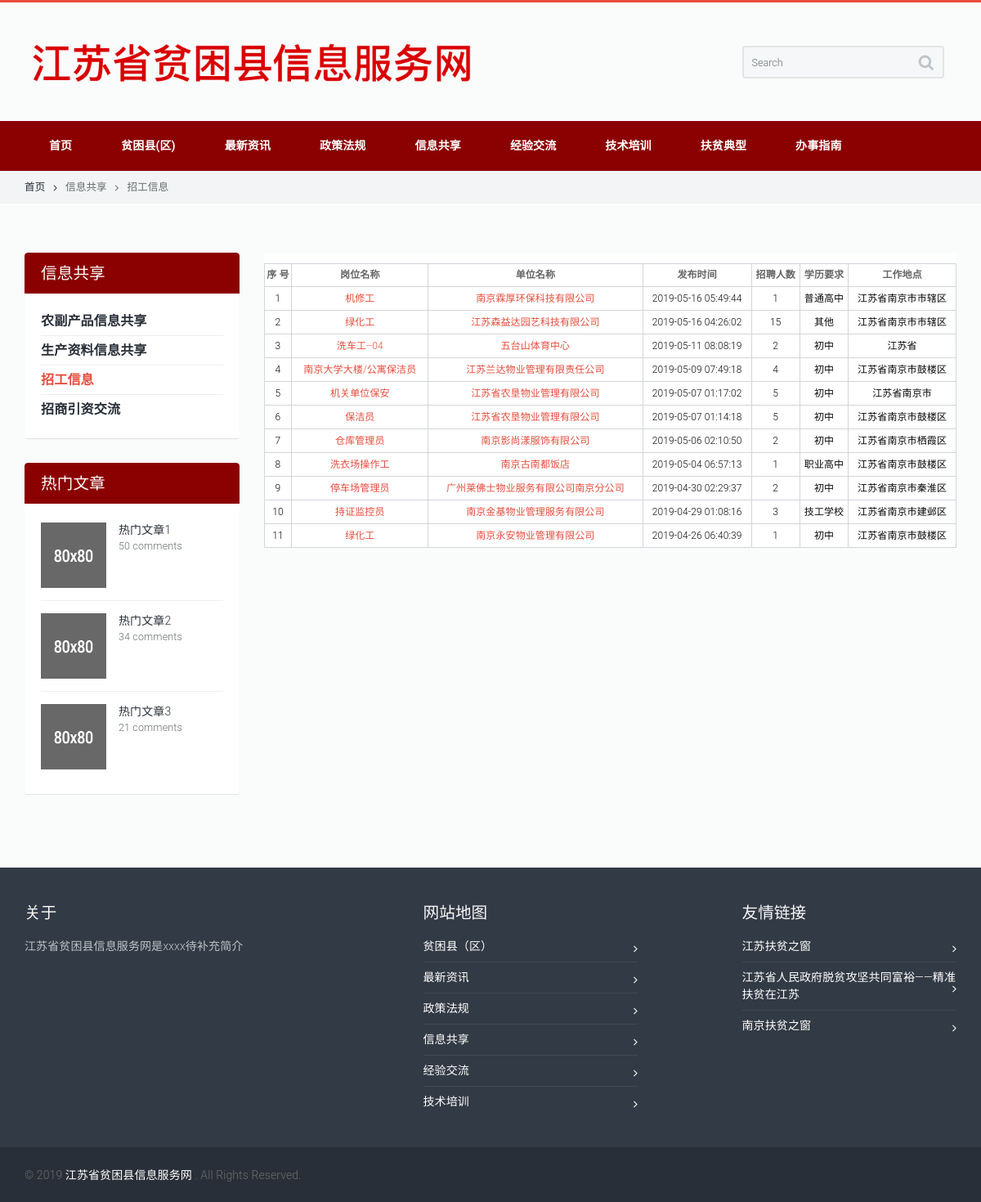
/list_hire.php, run on the app's committed database.
### tables this page shows
CREATE TABLE "menu" (
	 "id" integer NOT NULL PRIMARY KEY AUTOINCREMENT,
	 "father" integer,
	 "name" TEXT,
	 "fathername" TEXT,
	 "son" integer
);

CREATE TABLE "job" (
	 "id" INTEGER NOT NULL PRIMARY KEY AUTOINCREMENT,
	 "job_name" TEXT,
	 "com_name" TEXT,
	 "date" TEXT,
	 "job_num" INTEGER,
	 "job_limit" TEXT,
	 "job_place" TEXT,
	 "html" TEXT
);

### list_hire.php (the view, shortened to what this page needs)
<!doctype html>
<html lang="en">
	<head>
		<link rel="stylesheet" type="text/css" media="all" href="css/bootstrap.min.css">
		<link rel="stylesheet" type="text/css" media="all" href="css/owl.carousel.css">
		<link rel="stylesheet" type="text/css" media="all" href="css/owl.transitions.css">
		<link rel="stylesheet" type="text/css" media="all" href="css/style.css">
		<link rel="stylesheet" type="text/css" media="all" href="css/camera.css">
		<link rel="stylesheet" type="text/css" media="all" href="css/jquery.custom-scrollbar.css">
		<link href="css/font-awesome.min.css" rel="stylesheet">
        <link href="css/hire.css" rel="stylesheet">
	</head>
	<?php
            $db = new SQLite3('data/data.db');
            $menu_id = 3;
            $list_id = 3;
            $results = $db->query("select * from menu where father='$menu_id' and son='$list_id'");
            $v = $results->fetchArray();
            $menu_name = $v['fathername'];
            $list_name = $v['name'];
    ?>
	<body>
		<div class="wide_layout relative">
			<div id="head">
			</div>
			<section class="breadcrumbs">
				<div class="container">
					<ul class="horizontal_list clearfix bc_list f_size_medium">
						<li class="m_right_10 current"><a href="index.php" class="default_t_color">首页<i class="fa fa-angle-right d_inline_middle m_left_10"></i></a></li>
						<li><a href="list.php?menu_id=<?=$menu_id?>&list_id=1" class="default_t_color"><?=$menu_name?><i class="fa fa-angle-right d_inline_middle m_left_10 m_right_10"></i></a></li>
                        <li><a href="list.php?menu_id=<?=$menu_id?>&list_id=<?=$list_id?>" class="default_t_color"><?=$list_name?></a></li>
					</ul>
				</div>
			</section>
			<div class="page_content_offset">
				<div class="container">
					<div class="row clearfix">
						<aside class="col-lg-3 col-md-3 col-sm-3">
							<figure class="widget shadow r_corners wrapper m_bottom_30">
								<figcaption>
									<h3 class="color_light"><?=$menu_name?></h3>
								</figcaption>
								<ul class="widget_content">
									<ul class="categories_list">
										<?php
											$results = $db->query("select * from menu where father='$menu_id'");
											while ($v = $results->fetchArray()) {
												$current_list_name = $v['name'];
												$current_list_id = $v['son'];
												if ($current_list_id == $list_id) {
										?>
                                                    <li class="active">
                                                        <a href="list.php?menu_id=<?=$menu_id?>&list_id=<?=$current_list_id?>" class="f_size_large color_dark d_block">
                                                            <b><?=$current_list_name?></b>
                                                        </a>
                                                    </li>
										<?php   } else { ?>
                                                    <li>
                                                        <a href="list.php?menu_id=<?=$menu_id?>&list_id=<?=$current_list_id?>" class="f_size_large color_dark d_block">
                                                            <b><?=$current_list_name?></b>
                                                        </a>
                                                    </li>
                                        <?php
												}
                                            } ?>
									</ul>
								</ul>
							</figure>
							<figure class="widget shadow r_corners wrapper m_bottom_30">
								<figcaption>
									<h3 class="color_light">热门文章</h3>
								</figcaption>
								<div class="widget_content">
									<article class="clearfix m_bottom_15">
										<img src="images/article_img_1.jpg" alt="" class="f_left m_right_15 m_sm_bottom_10 f_sm_none f_xs_left m_xs_bottom_0">
										<a href="#" class="color_dark d_block bt_link p_vr_0">热门文章1</a>
										<p class="f_size_medium">50 comments</p>
									</article>
									<hr class="m_bottom_15">
									<article class="clearfix m_bottom_15">
										<img src="images/article_img_2.jpg" alt="" class="f_left m_right_15 m_sm_bottom_10 f_sm_none f_xs_left m_xs_bottom_0">
										<a href="#" class="color_dark d_block p_vr_0 bt_link">热门文章2</a>
										<p class="f_size_medium">34 comments</p>
									</article>
									<hr class="m_bottom_15">
									<article class="clearfix m_bottom_5">
										<img src="images/article_img_3.jpg" alt="" class="f_left m_right_15 m_sm_bottom_10 f_sm_none f_xs_left m_xs_bottom_0">
										<a href="#" class="color_dark d_block p_vr_0 bt_link">热门文章3</a>
										<p class="f_size_medium">21 comments</p>
									</article>
								</div>
							</figure>
						</aside>
						<section class="col-lg-9 col-md-9 col-sm-9">
                            <div class="content" style="width: 100%;">
                                <div class="con_main" style="width: 100%;">
                                    <div class="con_box2">
                                        <table border="0" align="left" cellpadding="0" cellspacing="0">
                                            <thead>
                                            <tr>
                                                <th class="text_center">
                                                    序 号
                                                </th>
                                                <th>
                                                    岗位名称
                                                </th>
                                                <th>
                                                    单位名称
                                                </th>
                                                <th>
                                                    发布时间
                                                </th>
                                                <th>
                                                    招聘人数
                                                </th>
                                                <th>
                                                    学历要求
                                                </th>
                                                <th>
                                                    工作地点
                                                </th>
                                            </tr>
                                            </thead>
                                            <tbody id="Records">
                                            <?php
                                                $results = $db->query("select * from job");
                                                while ($v = $results->fetchArray()) {
                                                    ?>
                                                    <tr class="first_line">
                                                        <td class="text_center">
                                                            <?=$v['id']?>
                                                        </td>
                                                        <td>
                                                            <a href="list_hire_article.php?job_id=<?=$v['id']?>" style="cursor:pointer;"><?=$v['job_name']?>
                                                            </a>
                                                        </td>
                                                        <td>
                                                            <a style="cursor:pointer;"><?=$v['com_name']?>
                                                            </a>
                                                        </td>
                                                        <td>
                                                            <?=$v['date']?>
                                                        </td>
                                                        <td>
                                                            <?=$v['job_num']?>
                                                        </td>
                                                        <td>
                                                            <?=$v['job_limit']?>
                                                        </td>
                                                        <td>
                                                            <?=$v['job_place']?>
                                                        </td>
                                                    </tr>
                                                    <?php
                                                }
                                            ?>
                                            </tbody>
                                        </table>
                                    </div>
                                </div>
                            </div>
						</section>
					</div>
				</div>
			</div>
			<div id="myfoot">
			</div>
		</div>
	</body>
</html>

### list_hire.php (style rules this page uses)
.content { width:738px; float:left; }
.con_main { float:left; background:#fff; }
.con_box2 { width:100%; margin-top:13px;color:#0a0a0a;overflow:hidden; }
.con_box2 table { width:100%;font-size:12px;border-collapse:collapse; }
.con_box2 table thead th { height:27px;line-height:27px; background:url(/jshrweb/jszj/resource/images/th_bg.gif) repeat-x;text-align:center;border:1px solid #D3D5DB; color:#666; font-weight:bold; }
.con_box2 table tbody td { height:28px;line-height:28px;text-align:center;border:1px solid #D3D5DB; }

### data on the page
menu: fathername "信息共享", name "招工信息"
menu: name "农副产品信息共享"
menu: name "生产资料信息共享"
menu: name "招商引资交流"
job: id "1", job_name "机修工", com_name "南京霖厚环保科技有限公司", date "2019-05-16 05:49:44", job_num "1", job_limit "普通高中", job_place "江苏省南京市市辖区"
job: id "2", job_name "绿化工", com_name "江苏森益达园艺科技有限公司", date "2019-05-16 04:26:02", job_num "15", job_limit "其他", job_place "江苏省南京市市辖区"
job: id "3", job_name "洗车工--04", com_name "五台山体育中心", date "2019-05-11 08:08:19", job_num "2", job_limit "初中", job_place "江苏省"
job: id "4", job_name "南京大学大楼/公寓保洁员", com_name "江苏兰达物业管理有限责任公司", date "2019-05-09 07:49:18", job_num "4", job_limit "初中", job_place "江苏省南京市鼓楼区"
job: id "5", job_name "机关单位保安", com_name "江苏省农垦物业管理有限公司", date "2019-05-07 01:17:02", job_num "5", job_limit "初中", job_place "江苏省南京市"
job: id "6", job_name "保洁员", com_name "江苏省农垦物业管理有限公司", date "2019-05-07 01:14:18", job_num "5", job_limit "初中", job_place "江苏省南京市鼓楼区"
job: id "7", job_name "仓库管理员", com_name "南京影尚漾服饰有限公司", date "2019-05-06 02:10:50", job_num "2", job_limit "初中", job_place "江苏省南京市栖霞区"
job: id "8", job_name "洗衣场操作工", com_name "南京古南都饭店", date "2019-05-04 06:57:13", job_num "1", job_limit "职业高中", job_place "江苏省南京市鼓楼区"
job: id "9", job_name "停车场管理员", com_name "广州莱佛士物业服务有限公司南京分公司", date "2019-04-30 02:29:37", job_num "2", job_limit "初中", job_place "江苏省南京市秦淮区"
job: id "10", job_name "持证监控员", com_name "南京金基物业管理服务有限公司", date "2019-04-29 01:08:16", job_num "3", job_limit "技工学校", job_place "江苏省南京市建邺区"
job: id "11", job_name "绿化工", com_name "南京永安物业管理有限公司", date "2019-04-26 06:40:39", job_num "1", job_limit "初中", job_place "江苏省南京市鼓楼区"
